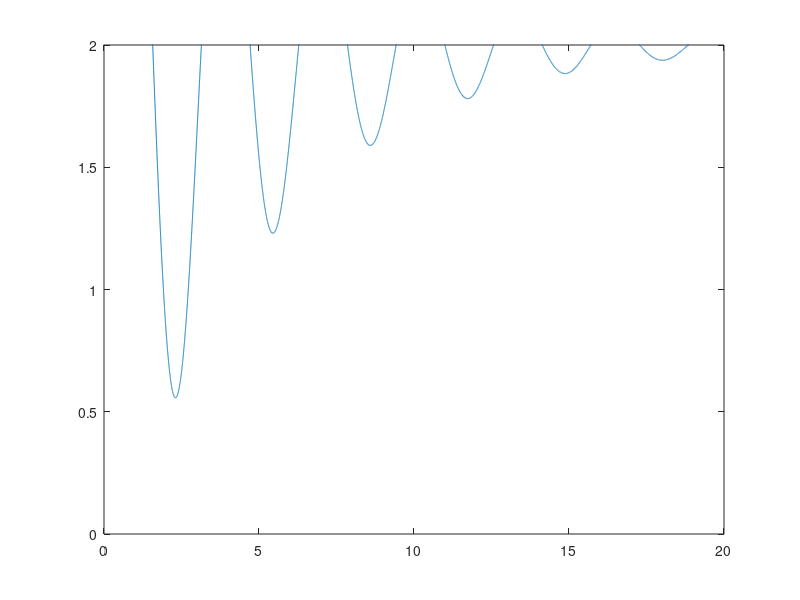

MATLAB code for this plot:
% create a vector t
t=0:0.001:20; % vector with step size 0.001

% calculate the value of y
% .* is the element by element multiplication
y=2+2.3*sin(2*t).*exp(-t/5); % vectorized implementation

% plot
plot(t,y)
xlim([0 20]) % range for t
ylim([0 2]) %range for y 


% get the number of points for Range1 and Rnage2
range1=0; % initialize to zero
range2=0;

for i=1:length(y)
    % check if ith element of y is in the range (0,1)
    if y(i)>=0 && y(i)<=1
        range1=range1+1; % increment by 1
    end
    
    if y(i)>1 && y(i)<=2
        range2=range2+1;
    end
end

% [] use to concatenate strings
disp(['range1=',num2str(range1),' range2=',num2str(range2)])